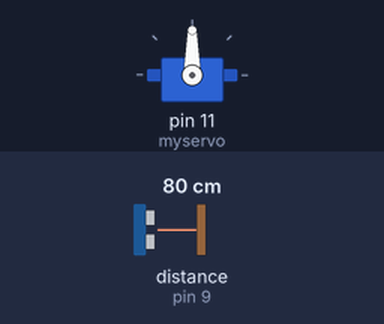
The sketch below on a simulated Arduino Uno, built with avr-gcc and run on an emulated ATmega328P. Parts: servo. Wiring (inferred from the names in the program): ultrasonic range finder: trigger pin 10; echo pin 9. The test bench sets the inputs (shaded band); at power-on: distance to the obstacle (sensor on pin 9) 80 cm. The echo pulse lasts 58.3 µs per cm; what the sketch prints to the serial monitor is not drawn.

Above: at 1.2 s.
1.3 s: distance to the obstacle (sensor on pin 9) set to 23 cm
2.8 s: distance to the obstacle (sensor on pin 9) set to 17 cm
At 3.2 s:
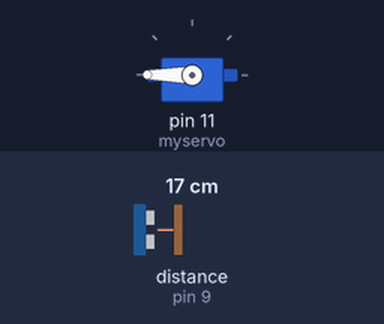
At 3.8 s:
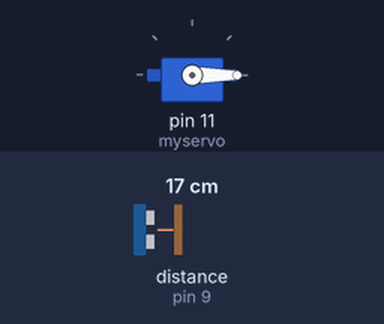
Timing chart, 0 to 5.8 s (numbered marks = the images above; inputs shaded):
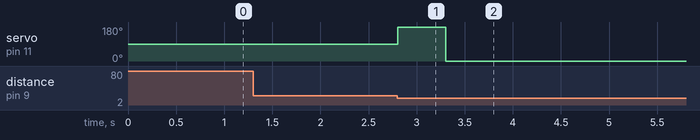

Measured:
- the behaviour switches between 21 and 20 cm on distance to the obstacle (sensor on pin 9) (found by bisection; images 0 and 1)
- after the input at 1.3 s, every drawn part: stays the same
- after the input at 2.8 s, servo on pin 11 (myservo): 90° → 180° at once, → 0° 0.50 s later

The sketch:

Hodivnytsya.ino
```cpp
    //   SSS  EEEEE  TTTTT  TTTTT  III  N   N  GGGG  SSS       //
   //   S     E        T      T     I   NN  N G     S         //
  //     SSS  EEE      T      T     I   N N N G  GG  SSS     //
 //         S E        T      T     I   N  NN G   G     S   //
//      SSSS  EEEEE    T      T    III  N   N  GGGG  SSS   //

int Dystantsiya = 20; //Дистанція від датчика до обєкту для спрацьовування в см
int pos0 = 0;        //Точка закритого сервопривода
int pos1 = 255;     //Точка відкритого сервопривода
int doza = 500;    // Час відкритого сервопривода
int kd = 10;      // Перерва між порціями в чекундах

/////////////////////////////////////////////////////////////////////////////////
#include <Servo.h>
Servo myservo;
const int trigPin = 10;
const int echoPin = 9;
long duration;
int distance;

void setup() {
  myservo.attach(11);
  pinMode(trigPin, OUTPUT);
  pinMode(echoPin, INPUT);
  Serial.begin(9600);
  kd = kd * 1000;
}

void loop() {
  digitalWrite(trigPin, LOW);
  delayMicroseconds(2);
  digitalWrite(trigPin, HIGH);
  delayMicroseconds(10);
  digitalWrite(trigPin, LOW);
  duration = pulseIn(echoPin, HIGH);
  distance = duration * 0.034 / 2;
  Serial.print(distance);
  if (distance < Dystantsiya) {
    myservo.write(pos1);
    delay(doza);
    myservo.write(pos0);
    delay(kd);
  }
}
```
